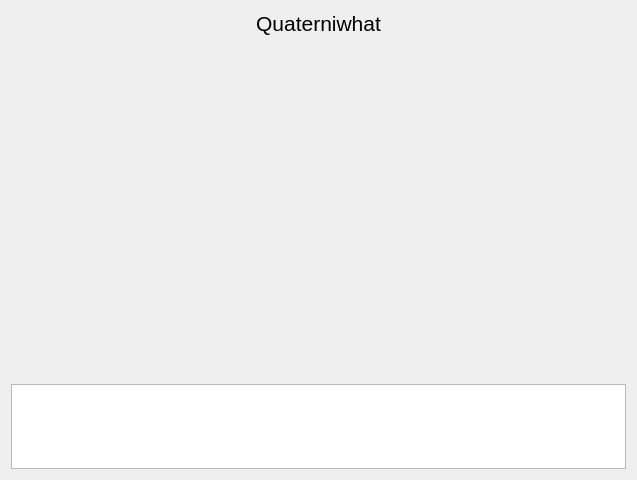
<?xml version="1.0" encoding="UTF-8"?>
<ui version="4.0">
 <class>HUD</class>
 <widget class="QWidget" name="HUD">
  <property name="geometry">
   <rect>
    <x>0</x>
    <y>0</y>
    <width>637</width>
    <height>480</height>
   </rect>
  </property>
  <property name="sizePolicy">
   <sizepolicy hsizetype="Preferred" vsizetype="Preferred">
    <horstretch>0</horstretch>
    <verstretch>0</verstretch>
   </sizepolicy>
  </property>
  <property name="minimumSize">
   <size>
    <width>512</width>
    <height>480</height>
   </size>
  </property>
  <property name="maximumSize">
   <size>
    <width>680</width>
    <height>512</height>
   </size>
  </property>
  <property name="windowTitle">
   <string>Form</string>
  </property>
  <property name="autoFillBackground">
   <bool>false</bool>
  </property>
  <layout class="QGridLayout" name="gridLayout_2">
   <item row="0" column="0">
    <layout class="QGridLayout" name="gridLayout">
     <item row="4" column="0">
      <layout class="QHBoxLayout" name="horizontalLayout">
       <item>
        <widget class="QListWidget" name="inventory">
         <property name="sizePolicy">
          <sizepolicy hsizetype="Expanding" vsizetype="Maximum">
           <horstretch>0</horstretch>
           <verstretch>0</verstretch>
          </sizepolicy>
         </property>
         <property name="maximumSize">
          <size>
           <width>16777215</width>
           <height>85</height>
          </size>
         </property>
         <property name="flow">
          <enum>QListView::LeftToRight</enum>
         </property>
         <property name="spacing">
          <number>10</number>
         </property>
         <property name="gridSize">
          <size>
           <width>80</width>
           <height>80</height>
          </size>
         </property>
        </widget>
       </item>
      </layout>
     </item>
     <item row="2" column="0">
      <layout class="QHBoxLayout" name="horizontalLayout_2"/>
     </item>
     <item row="3" column="0">
      <spacer name="verticalSpacer">
       <property name="orientation">
        <enum>Qt::Vertical</enum>
       </property>
       <property name="sizeHint" stdset="0">
        <size>
         <width>20</width>
         <height>40</height>
        </size>
       </property>
      </spacer>
     </item>
     <item row="1" column="0">
      <widget class="QLabel" name="labelTitle">
       <property name="font">
        <font>
         <pointsize>16</pointsize>
        </font>
       </property>
       <property name="text">
        <string>Quaterniwhat</string>
       </property>
       <property name="alignment">
        <set>Qt::AlignCenter</set>
       </property>
      </widget>
     </item>
    </layout>
   </item>
  </layout>
 </widget>
 <resources/>
 <connections/>
</ui>
